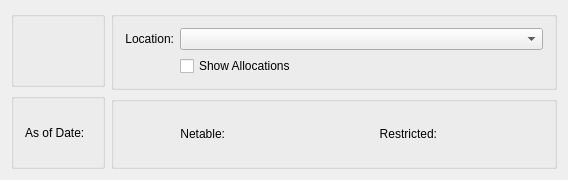
<?xml version="1.0" encoding="UTF-8"?>
<ui version="4.0">
 <comment>This file is part of the xTuple ERP: PostBooks Edition, a free and
open source Enterprise Resource Planning software suite,
Copyright (c) 1999-2019 by OpenMFG LLC, d/b/a xTuple.
It is licensed to you under the Common Public Attribution License
version 1.0, the full text of which (including xTuple-specific Exhibits)
is available at www.xtuple.com/CPAL.  By using this software, you agree
to be bound by its terms.</comment>
 <class>dspQOHByLocation</class>
 <widget class="QWidget" name="dspQOHByLocation">
  <property name="geometry">
   <rect>
    <x>0</x>
    <y>0</y>
    <width>568</width>
    <height>180</height>
   </rect>
  </property>
  <property name="windowTitle">
   <string>Quantities on Hand by Location</string>
  </property>
  <layout class="QHBoxLayout" name="horizontalLayout_2">
   <item>
    <layout class="QVBoxLayout" name="verticalLayout">
     <item>
      <widget class="WarehouseGroup" name="_warehouse">
       <property name="title">
        <string/>
       </property>
       <property name="fixedSize">
        <bool>false</bool>
       </property>
      </widget>
     </item>
     <item>
      <widget class="QGroupBox" name="_asofGroup">
       <property name="sizePolicy">
        <sizepolicy hsizetype="Minimum" vsizetype="Preferred">
         <horstretch>0</horstretch>
         <verstretch>0</verstretch>
        </sizepolicy>
       </property>
       <property name="title">
        <string/>
       </property>
       <layout class="QGridLayout" name="gridLayout_3">
        <item row="2" column="1">
         <widget class="DLineEdit" name="_asOf"/>
        </item>
        <item row="2" column="0">
         <widget class="QLabel" name="_asOfLit">
          <property name="text">
           <string>As of Date:</string>
          </property>
         </widget>
        </item>
       </layout>
      </widget>
     </item>
    </layout>
   </item>
   <item>
    <layout class="QVBoxLayout" name="verticalLayout_2">
     <item>
      <widget class="QGroupBox" name="_locGroup">
       <property name="title">
        <string/>
       </property>
       <layout class="QGridLayout" name="gridLayout_2">
        <item row="0" column="0">
         <widget class="QLabel" name="_locationLit">
          <property name="text">
           <string>Location:</string>
          </property>
          <property name="alignment">
           <set>Qt::AlignRight|Qt::AlignTrailing|Qt::AlignVCenter</set>
          </property>
         </widget>
        </item>
        <item row="0" column="1">
         <widget class="XComboBox" name="_location">
          <property name="sizePolicy">
           <sizepolicy hsizetype="Expanding" vsizetype="Fixed">
            <horstretch>0</horstretch>
            <verstretch>0</verstretch>
           </sizepolicy>
          </property>
         </widget>
        </item>
        <item row="1" column="1">
         <widget class="XCheckBox" name="_showDemand">
          <property name="text">
           <string>Show Allocations</string>
          </property>
         </widget>
        </item>
       </layout>
      </widget>
     </item>
     <item>
      <widget class="QGroupBox" name="groupBox">
       <property name="title">
        <string/>
       </property>
       <layout class="QHBoxLayout" name="horizontalLayout">
        <item>
         <widget class="QLabel" name="_netableLit">
          <property name="text">
           <string>Netable:</string>
          </property>
          <property name="alignment">
           <set>Qt::AlignRight|Qt::AlignTrailing|Qt::AlignVCenter</set>
          </property>
         </widget>
        </item>
        <item>
         <widget class="QLabel" name="_netable">
          <property name="minimumSize">
           <size>
            <width>40</width>
            <height>0</height>
           </size>
          </property>
          <property name="text">
           <string/>
          </property>
          <property name="alignment">
           <set>Qt::AlignLeading|Qt::AlignLeft|Qt::AlignVCenter</set>
          </property>
         </widget>
        </item>
        <item>
         <widget class="QLabel" name="_restrictedLit">
          <property name="text">
           <string>Restricted:</string>
          </property>
          <property name="alignment">
           <set>Qt::AlignRight|Qt::AlignTrailing|Qt::AlignVCenter</set>
          </property>
         </widget>
        </item>
        <item>
         <widget class="QLabel" name="_restricted">
          <property name="minimumSize">
           <size>
            <width>40</width>
            <height>0</height>
           </size>
          </property>
          <property name="text">
           <string/>
          </property>
          <property name="alignment">
           <set>Qt::AlignLeading|Qt::AlignLeft|Qt::AlignVCenter</set>
          </property>
         </widget>
        </item>
       </layout>
      </widget>
     </item>
    </layout>
   </item>
  </layout>
 </widget>
 <layoutdefault spacing="6" margin="11"/>
 <customwidgets>
  <customwidget>
   <class>DLineEdit</class>
   <extends>QWidget</extends>
   <header>datecluster.h</header>
   <container>1</container>
  </customwidget>
  <customwidget>
   <class>WarehouseGroup</class>
   <extends>QGroupBox</extends>
   <header>warehousegroup.h</header>
   <container>1</container>
  </customwidget>
  <customwidget>
   <class>XCheckBox</class>
   <extends>QCheckBox</extends>
   <header>xcheckbox.h</header>
  </customwidget>
  <customwidget>
   <class>XComboBox</class>
   <extends>QComboBox</extends>
   <header>xcombobox.h</header>
  </customwidget>
 </customwidgets>
 <tabstops>
  <tabstop>_warehouse</tabstop>
  <tabstop>_location</tabstop>
 </tabstops>
 <resources/>
 <connections/>
</ui>
